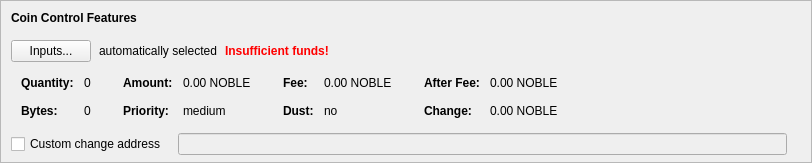
    <widget class="QFrame" name="frameCoinControl">
     <property name="sizePolicy">
      <sizepolicy hsizetype="Expanding" vsizetype="Expanding">
       <horstretch>0</horstretch>
       <verstretch>0</verstretch>
      </sizepolicy>
     </property>
     <property name="maximumSize">
      <size>
       <width>16777215</width>
       <height>16777215</height>
      </size>
     </property>
     <property name="frameShape">
      <enum>QFrame::StyledPanel</enum>
     </property>
     <property name="frameShadow">
      <enum>QFrame::Sunken</enum>
     </property>
     <layout class="QVBoxLayout" name="verticalLayoutCoinControl2">
      <property name="spacing">
       <number>0</number>
      </property>
      <property name="leftMargin">
       <number>0</number>
      </property>
      <property name="topMargin">
       <number>0</number>
      </property>
      <property name="rightMargin">
       <number>0</number>
      </property>
      <property name="bottomMargin">
       <number>6</number>
      </property>
      <item>
       <layout class="QVBoxLayout" name="verticalLayoutCoinControl" stretch="0,0,0,0,1">
        <property name="spacing">
         <number>0</number>
        </property>
        <property name="leftMargin">
         <number>10</number>
        </property>
        <property name="topMargin">
         <number>10</number>
        </property>
        <item>
         <layout class="QHBoxLayout" name="horizontalLayoutCoinControl1">
          <property name="bottomMargin">
           <number>15</number>
          </property>
          <item>
           <widget class="QLabel" name="labelCoinControlFeatures">
            <property name="sizePolicy">
             <sizepolicy hsizetype="Preferred" vsizetype="Maximum">
              <horstretch>0</horstretch>
              <verstretch>0</verstretch>
             </sizepolicy>
            </property>
            <property name="font">
             <font>
              <weight>75</weight>
              <bold>true</bold>
             </font>
            </property>
            <property name="styleSheet">
             <string notr="true">font-weight:bold;</string>
            </property>
            <property name="text">
             <string>Coin Control Features</string>
            </property>
           </widget>
          </item>
         </layout>
        </item>
        <item>
         <layout class="QHBoxLayout" name="horizontalLayoutCoinControl2" stretch="0,0,0,0">
          <property name="spacing">
           <number>8</number>
          </property>
          <property name="bottomMargin">
           <number>10</number>
          </property>
          <item>
           <widget class="QPushButton" name="pushButtonCoinControl">
            <property name="styleSheet">
             <string notr="true"/>
            </property>
            <property name="text">
             <string>Inputs...</string>
            </property>
            <property name="autoDefault">
             <bool>false</bool>
            </property>
           </widget>
          </item>
          <item>
           <widget class="QLabel" name="labelCoinControlAutomaticallySelected">
            <property name="text">
             <string>automatically selected</string>
            </property>
            <property name="margin">
             <number>5</number>
            </property>
           </widget>
          </item>
          <item>
           <widget class="QLabel" name="labelCoinControlInsuffFunds">
            <property name="font">
             <font>
              <weight>75</weight>
              <bold>true</bold>
             </font>
            </property>
            <property name="styleSheet">
             <string notr="true">color:red;font-weight:bold;</string>
            </property>
            <property name="text">
             <string>Insufficient funds!</string>
            </property>
            <property name="margin">
             <number>5</number>
            </property>
           </widget>
          </item>
          <item>
           <spacer name="horizontalSpacerCoinControl">
            <property name="orientation">
             <enum>Qt::Horizontal</enum>
            </property>
            <property name="sizeHint" stdset="0">
             <size>
              <width>40</width>
              <height>1</height>
             </size>
            </property>
           </spacer>
          </item>
         </layout>
        </item>
        <item>
         <widget class="QWidget" name="widgetCoinControl" native="true">
          <property name="sizePolicy">
           <sizepolicy hsizetype="Preferred" vsizetype="Preferred">
            <horstretch>0</horstretch>
            <verstretch>0</verstretch>
           </sizepolicy>
          </property>
          <property name="minimumSize">
           <size>
            <width>0</width>
            <height>0</height>
           </size>
          </property>
          <property name="styleSheet">
           <string notr="true"/>
          </property>
          <layout class="QHBoxLayout" name="horizontalLayoutCoinControl5">
           <property name="leftMargin">
            <number>0</number>
           </property>
           <property name="topMargin">
            <number>0</number>
           </property>
           <property name="rightMargin">
            <number>0</number>
           </property>
           <property name="bottomMargin">
            <number>0</number>
           </property>
           <item>
            <layout class="QHBoxLayout" name="horizontalLayoutCoinControl3" stretch="0,0,0,1">
             <property name="spacing">
              <number>20</number>
             </property>
             <property name="topMargin">
              <number>0</number>
             </property>
             <property name="bottomMargin">
              <number>10</number>
             </property>
             <item>
              <layout class="QFormLayout" name="formLayoutCoinControl1">
               <property name="horizontalSpacing">
                <number>10</number>
               </property>
               <property name="verticalSpacing">
                <number>14</number>
               </property>
               <property name="leftMargin">
                <number>10</number>
               </property>
               <property name="topMargin">
                <number>4</number>
               </property>
               <property name="rightMargin">
                <number>6</number>
               </property>
               <item row="0" column="0">
                <widget class="QLabel" name="labelCoinControlQuantityText">
                 <property name="font">
                  <font>
                   <weight>75</weight>
                   <bold>true</bold>
                  </font>
                 </property>
                 <property name="text">
                  <string>Quantity:</string>
                 </property>
                 <property name="margin">
                  <number>0</number>
                 </property>
                </widget>
               </item>
               <item row="0" column="1">
                <widget class="QLabel" name="labelCoinControlQuantity">
                 <property name="cursor">
                  <cursorShape>IBeamCursor</cursorShape>
                 </property>
                 <property name="contextMenuPolicy">
                  <enum>Qt::ActionsContextMenu</enum>
                 </property>
                 <property name="text">
                  <string notr="true">0</string>
                 </property>
                 <property name="margin">
                  <number>0</number>
                 </property>
                 <property name="textInteractionFlags">
                  <set>Qt::LinksAccessibleByMouse|Qt::TextSelectableByKeyboard|Qt::TextSelectableByMouse</set>
                 </property>
                </widget>
               </item>
               <item row="1" column="0">
                <widget class="QLabel" name="labelCoinControlBytesText">
                 <property name="font">
                  <font>
                   <weight>75</weight>
                   <bold>true</bold>
                  </font>
                 </property>
                 <property name="text">
                  <string>Bytes:</string>
                 </property>
                </widget>
               </item>
               <item row="1" column="1">
                <widget class="QLabel" name="labelCoinControlBytes">
                 <property name="cursor">
                  <cursorShape>IBeamCursor</cursorShape>
                 </property>
                 <property name="contextMenuPolicy">
                  <enum>Qt::ActionsContextMenu</enum>
                 </property>
                 <property name="text">
                  <string notr="true">0</string>
                 </property>
                 <property name="textInteractionFlags">
                  <set>Qt::LinksAccessibleByMouse|Qt::TextSelectableByKeyboard|Qt::TextSelectableByMouse</set>
                 </property>
                </widget>
               </item>
              </layout>
             </item>
             <item>
              <layout class="QFormLayout" name="formLayoutCoinControl2">
               <property name="horizontalSpacing">
                <number>10</number>
               </property>
               <property name="verticalSpacing">
                <number>14</number>
               </property>
               <property name="leftMargin">
                <number>6</number>
               </property>
               <property name="topMargin">
                <number>4</number>
               </property>
               <property name="rightMargin">
                <number>6</number>
               </property>
               <item row="0" column="0">
                <widget class="QLabel" name="labelCoinControlAmountText">
                 <property name="font">
                  <font>
                   <weight>75</weight>
                   <bold>true</bold>
                  </font>
                 </property>
                 <property name="text">
                  <string>Amount:</string>
                 </property>
                 <property name="margin">
                  <number>0</number>
                 </property>
                </widget>
               </item>
               <item row="0" column="1">
                <widget class="QLabel" name="labelCoinControlAmount">
                 <property name="cursor">
                  <cursorShape>IBeamCursor</cursorShape>
                 </property>
                 <property name="contextMenuPolicy">
                  <enum>Qt::ActionsContextMenu</enum>
                 </property>
                 <property name="text">
                  <string notr="true">0.00 NOBLE</string>
                 </property>
                 <property name="textInteractionFlags">
                  <set>Qt::LinksAccessibleByMouse|Qt::TextSelectableByKeyboard|Qt::TextSelectableByMouse</set>
                 </property>
                </widget>
               </item>
               <item row="1" column="0">
                <widget class="QLabel" name="labelCoinControlPriorityText">
                 <property name="font">
                  <font>
                   <weight>75</weight>
                   <bold>true</bold>
                  </font>
                 </property>
                 <property name="text">
                  <string>Priority:</string>
                 </property>
                </widget>
               </item>
               <item row="1" column="1">
                <widget class="QLabel" name="labelCoinControlPriority">
                 <property name="cursor">
                  <cursorShape>IBeamCursor</cursorShape>
                 </property>
                 <property name="contextMenuPolicy">
                  <enum>Qt::ActionsContextMenu</enum>
                 </property>
                 <property name="text">
                  <string>medium</string>
                 </property>
                 <property name="textInteractionFlags">
                  <set>Qt::LinksAccessibleByMouse|Qt::TextSelectableByKeyboard|Qt::TextSelectableByMouse</set>
                 </property>
                </widget>
               </item>
              </layout>
             </item>
             <item>
              <layout class="QFormLayout" name="formLayoutCoinControl3">
               <property name="horizontalSpacing">
                <number>10</number>
               </property>
               <property name="verticalSpacing">
                <number>14</number>
               </property>
               <property name="leftMargin">
                <number>6</number>
               </property>
               <property name="topMargin">
                <number>4</number>
               </property>
               <property name="rightMargin">
                <number>6</number>
               </property>
               <item row="0" column="0">
                <widget class="QLabel" name="labelCoinControlFeeText">
                 <property name="font">
                  <font>
                   <weight>75</weight>
                   <bold>true</bold>
                  </font>
                 </property>
                 <property name="text">
                  <string>Fee:</string>
                 </property>
                 <property name="margin">
                  <number>0</number>
                 </property>
                </widget>
               </item>
               <item row="0" column="1">
                <widget class="QLabel" name="labelCoinControlFee">
                 <property name="cursor">
                  <cursorShape>IBeamCursor</cursorShape>
                 </property>
                 <property name="contextMenuPolicy">
                  <enum>Qt::ActionsContextMenu</enum>
                 </property>
                 <property name="text">
                  <string notr="true">0.00 NOBLE</string>
                 </property>
                 <property name="textInteractionFlags">
                  <set>Qt::LinksAccessibleByMouse|Qt::TextSelectableByKeyboard|Qt::TextSelectableByMouse</set>
                 </property>
                </widget>
               </item>
               <item row="1" column="0">
                <widget class="QLabel" name="labelCoinControlLowOutputText">
                 <property name="font">
                  <font>
                   <weight>75</weight>
                   <bold>true</bold>
                  </font>
                 </property>
                 <property name="text">
                  <string>Dust:</string>
                 </property>
                </widget>
               </item>
               <item row="1" column="1">
                <widget class="QLabel" name="labelCoinControlLowOutput">
                 <property name="cursor">
                  <cursorShape>IBeamCursor</cursorShape>
                 </property>
                 <property name="contextMenuPolicy">
                  <enum>Qt::ActionsContextMenu</enum>
                 </property>
                 <property name="text">
                  <string>no</string>
                 </property>
                 <property name="textInteractionFlags">
                  <set>Qt::LinksAccessibleByMouse|Qt::TextSelectableByKeyboard|Qt::TextSelectableByMouse</set>
                 </property>
                </widget>
               </item>
              </layout>
             </item>
             <item>
              <layout class="QFormLayout" name="formLayoutCoinControl4">
               <property name="horizontalSpacing">
                <number>10</number>
               </property>
               <property name="verticalSpacing">
                <number>14</number>
               </property>
               <property name="leftMargin">
                <number>6</number>
               </property>
               <property name="topMargin">
                <number>4</number>
               </property>
               <property name="rightMargin">
                <number>6</number>
               </property>
               <item row="0" column="0">
                <widget class="QLabel" name="labelCoinControlAfterFeeText">
                 <property name="font">
                  <font>
                   <weight>75</weight>
                   <bold>true</bold>
                  </font>
                 </property>
                 <property name="text">
                  <string>After Fee:</string>
                 </property>
                 <property name="margin">
                  <number>0</number>
                 </property>
                </widget>
               </item>
               <item row="0" column="1">
                <widget class="QLabel" name="labelCoinControlAfterFee">
                 <property name="cursor">
                  <cursorShape>IBeamCursor</cursorShape>
                 </property>
                 <property name="contextMenuPolicy">
                  <enum>Qt::ActionsContextMenu</enum>
                 </property>
                 <property name="text">
                  <string notr="true">0.00 NOBLE</string>
                 </property>
                 <property name="textInteractionFlags">
                  <set>Qt::LinksAccessibleByMouse|Qt::TextSelectableByKeyboard|Qt::TextSelectableByMouse</set>
                 </property>
                </widget>
               </item>
               <item row="1" column="0">
                <widget class="QLabel" name="labelCoinControlChangeText">
                 <property name="font">
                  <font>
                   <weight>75</weight>
                   <bold>true</bold>
                  </font>
                 </property>
                 <property name="text">
                  <string>Change:</string>
                 </property>
                </widget>
               </item>
               <item row="1" column="1">
                <widget class="QLabel" name="labelCoinControlChange">
                 <property name="cursor">
                  <cursorShape>IBeamCursor</cursorShape>
                 </property>
                 <property name="contextMenuPolicy">
                  <enum>Qt::ActionsContextMenu</enum>
                 </property>
                 <property name="text">
                  <string notr="true">0.00 NOBLE</string>
                 </property>
                 <property name="textInteractionFlags">
                  <set>Qt::LinksAccessibleByMouse|Qt::TextSelectableByKeyboard|Qt::TextSelectableByMouse</set>
                 </property>
                </widget>
               </item>
              </layout>
             </item>
            </layout>
           </item>
          </layout>
         </widget>
        </item>
        <item>
         <layout class="QHBoxLayout" name="horizontalLayoutCoinControl4" stretch="0,0,0">
          <property name="spacing">
           <number>12</number>
          </property>
          <property name="sizeConstraint">
           <enum>QLayout::SetDefaultConstraint</enum>
          </property>
          <property name="topMargin">
           <number>5</number>
          </property>
          <property name="rightMargin">
           <number>5</number>
          </property>
          <item>
           <widget class="QCheckBox" name="checkBoxCoinControlChange">
            <property name="toolTip">
             <string>If this is activated, but the change address is empty or invalid, change will be sent to a newly generated address.</string>
            </property>
            <property name="text">
             <string>Custom change address</string>
            </property>
           </widget>
          </item>
          <item>
           <widget class="QValidatedLineEdit" name="lineEditCoinControlChange">
            <property name="enabled">
             <bool>false</bool>
            </property>
            <property name="sizePolicy">
             <sizepolicy hsizetype="Expanding" vsizetype="Fixed">
              <horstretch>0</horstretch>
              <verstretch>0</verstretch>
             </sizepolicy>
            </property>
           </widget>
          </item>
          <item>
           <widget class="QLabel" name="labelCoinControlChangeLabel">
            <property name="sizePolicy">
             <sizepolicy hsizetype="Preferred" vsizetype="Expanding">
              <horstretch>0</horstretch>
              <verstretch>0</verstretch>
             </sizepolicy>
            </property>
            <property name="minimumSize">
             <size>
              <width>0</width>
              <height>0</height>
             </size>
            </property>
            <property name="text">
             <string/>
            </property>
            <property name="margin">
             <number>3</number>
            </property>
           </widget>
          </item>
         </layout>
        </item>
        <item>
         <spacer name="verticalSpacerCoinControl">
          <property name="orientation">
           <enum>Qt::Vertical</enum>
          </property>
          <property name="sizeHint" stdset="0">
           <size>
            <width>800</width>
            <height>1</height>
           </size>
          </property>
         </spacer>
        </item>
       </layout>
      </item>
     </layout>
    </widget>
